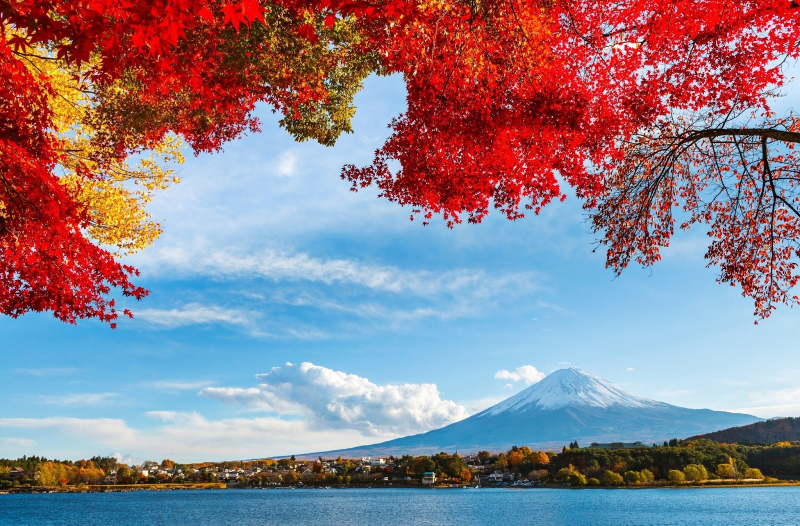
#> input picture input/lab_image.jpg, 1600 x 1051 px, found by its file name (shown at 1/2 size)
$ python 4.py
#> lines starting #> are read from the running program, lines starting #| are printed output that depends on the picture
import cv2

# Đọc ảnh
img = cv2.imread("./input/lab_image.jpg")
#> img is the input picture: shape (1051, 1600, 3); mean B, G, R 139.3, 127.6, 142.2

# Kiểm tra đọc ảnh
if img is None:
    print("Không đọc được ảnh, kiểm tra đường dẫn")
    exit()

# Lấy kích thước ảnh
h, w, c = img.shape
#> h = 1051; w = 1600; c = 3

print("Height:", h)
#| Height: 1051
print("Width:", w)
#| Width: 1600
print("Channels:", c)
#| Channels: 3

# Crop vùng ảnh
crop_img = img[200:600, 300:900]
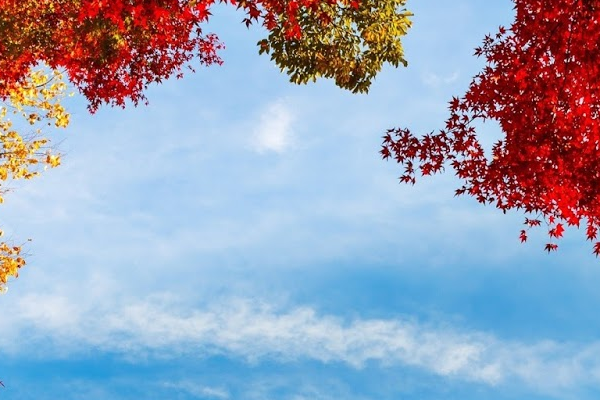
#> crop_img: shape (400, 600, 3); mean B, G, R 184.4, 162.2, 152.8

# Resize kích thước cố định
resize_fixed = cv2.resize(img, (100, 600))
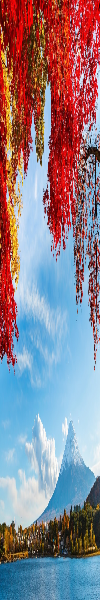
#> resize_fixed: shape (600, 100, 3); mean B, G, R 139.1, 127.4, 141.9

# Resize theo tỉ lệ
resize_half = cv2.resize(img, None, fx=0.5, fy=0.5)
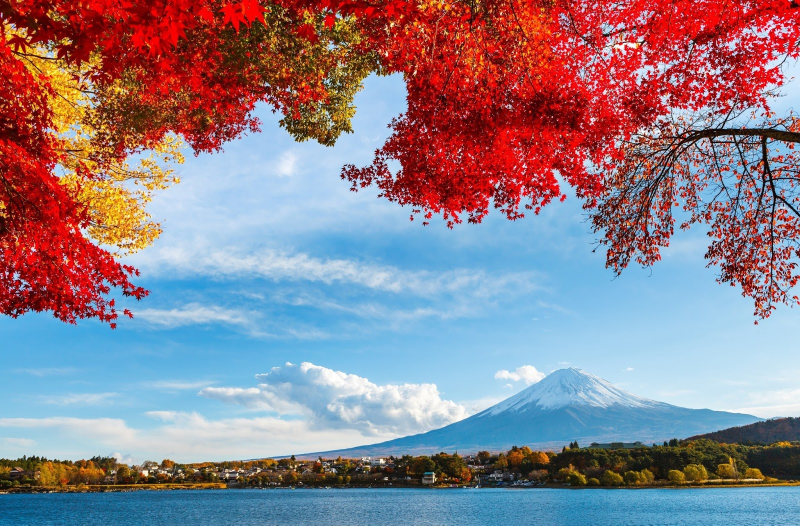
#> resize_half: shape (526, 800, 3); mean B, G, R 139.5, 127.8, 142.3

# Hiển thị
cv2.imshow("Anh goc", img)
cv2.imshow("Crop", crop_img)
cv2.imshow("Resize fixed", resize_fixed)
cv2.imshow("Resize 50%", resize_half)

cv2.waitKey(0)
cv2.destroyAllWindows()
